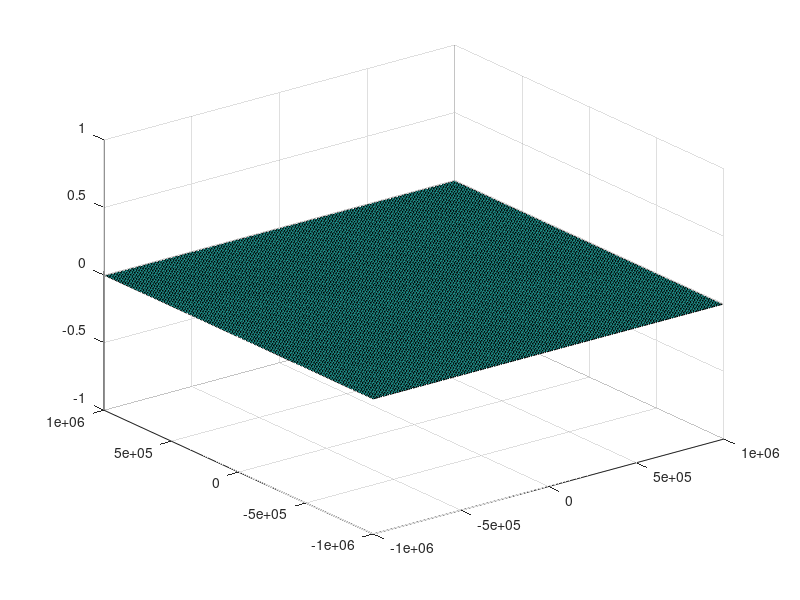

MATLAB code to generate this figure: (Note: this script raises an error after producing the figure.)
%% time stamping code
% g3 integration
% Clark Nov to Jan 2020

clear all;
tic

%hist settings
%change these as required- bin size, offset, searching time
t_max=1e6; %time in ps=1ms for searching function
d_bin=100;
bin_size=50*d_bin; %in ps
%t_offset=2.5e6 - bin_size; bunched
t_offset=0;%1.5e6 - bin_size; %antibunched
bins=round(t_max/bin_size);
%full range
histrange=linspace(-t_max,t_max,bins);
N1=zeros(1,length(histrange)-1);
N2=zeros(1,length(histrange)-1);
N3=zeros(length(histrange)-1,length(histrange)-1);
%set up plots
%full range plot
% will have to use surf or contour?
%pick a reference channel - eg C1 - and plot dx=dt(C1-C2), dy=dt(C1-C3)
h=surf(histrange(1:length(N3)),histrange(1:length(N3)),N3);


%% read in files
%get file parameters such as count rate, number of events
%enter file name here
fileName1='0518_0.9V_100k_10min_C1.bin';
fileName2='0518_0.9V_100k_10min_C2.bin';
fileName3='0518_0.9V_100k_10min_C4.bin';
%channel 1
fid1 = fopen(fileName1,'r+');
fseek(fid1,-8,'eof');%go to end of file
last1=fread(fid1,8,'uint64');
events1= ftell(fid1)/8; %total events
rate1=events1/last1; %channel rate
t1=(1/rate1); %average spacing of events in channel
tlast1=last1-t1; %the final event in channel
%channel 2
fid2=fopen(fileName2,'r+');
fseek(fid2,-8,'eof');
last2=fread(fid2,8,'uint64');
events2=ftell(fid2)/8; %total events
rate2=events2/last2; %channel rate
t2=(1/rate2); %average spacing of events in channel
tlast2=last2-t2; %the final event in channel
tdif=tlast2-tlast1; %the difference in time between final events in each channel
%channel 3
fid3 = fopen(fileName3,'r+');
fseek(fid3,-8,'eof');%go to end of file
last3=fread(fid3,8,'uint64');
events3= ftell(fid3)/8; %total events
rate3=events3/last3; %channel rate
t3=(1/rate3); %average spacing of events in channel
tlast3=last3-t3; %the final event in channel

%initialise arrays
%specify chunk length to read in to workspace from file
%5e4 recommended
chunk_factor=5e4; 
chunk1=(events1/chunk_factor);
chunk2=(events2/chunk_factor);
chunk3=(events3/chunk_factor);
precision = 'uint64';
chunk_plot=chunk_factor*1e3;
N_exp=zeros(chunk_factor,1);
co_exp=zeros(chunk_factor,1);
t_int=zeros(chunk_factor,1);


%return to beginning of file for reading chunks
fseek(fid1,0,'bof');
fseek(fid2,0,'bof');
fseek(fid3,0,'bof');

for i1=1:chunk_factor
    %read in chunks of each file
    d_array1=fread(fid1,chunk1,'uint64');
    d_array2=fread(fid2,chunk2,'uint64');% - t_offset;
    d_array3=fread(fid3,chunk3,'uint64');
    %% find correlations
    %cut down channel 1 by removing first and last t_max events
    st=min(d_array1) + t_max;
    fin=max(d_array1) - t_max;
    indices=find(d_array1>st & d_array1<fin);
    ind=length(indices);
    %initialise arrays
    dt12_array=NaN(ind,200); %preallocate dt for speed
    dt13_array=NaN(ind,200);
    dt_pair=NaN(ind*100,2);
    %dt123_array=NaN(ind,2000);
    i123=0;
    for i2=1:ind
        here=indices(i2); %find index value of this iteration
        now=d_array1(here); %find time value of this index
        hi=now + (2*t_max); %set upper bound
        lo=now - (2*t_max); %set lower bound
        %search in next channel using find
        match2 = find(d_array2<hi & d_array2>lo);
        if isempty(match2) == false
            dt12=d_array2(match2) - now;
            dt12_array(i2,1:length(dt12))=dt12;
        end
        match3 = find(d_array3<hi & d_array3>lo);
        if isempty(match3) == false
            dt13=d_array3(match3) - now;
            dt13_array(i2,1:length(dt13))=dt13;
        end
        
        row12=dt12_array(i2,:);
        row12_t=row12(~isnan(row12));
        i3=length(row12_t);
        row13=dt13_array(i2,:);
        row13_t=row13(~isnan(row13));
        i4=length(row13_t);
        row123=i3*i4;
        
        for i12=1:i3
            for i13=1:i4
                i123=i123+1;
                dt_pair(i123,1)=dt12_array(i2,i12);
                dt_pair(i123,2)=dt13_array(i2,i13);
            %dt123_array(i2,i12*i13)=dt12_array(i2,i12)-dt13_array(i2,i13);
            end
        end
    end
    
    %count data
    [n1, histrange]= histcounts(dt12_array,histrange);%create histogram of pairs file- this command is a bottleneck on program speed, non linear with 'edges' size
    N1= N1+n1;
    [n2,histrange]=histcounts(dt13_array,histrange);
    N2=N2+n2;
    
    [n3,histrange,histrange]=histcounts2(dt_pair(:,1),dt_pair(:,2));
    for i3=1:length(histrange)-1 %column iterator
        for i4=1:length(histrange)-1 %row iterator
            N3(i4,i3)=N3(i4,i3)+n3(i4,i3);
        end
    end
   
    %% update plot
    i3=mod(i1,round(chunk_plot/chunk_factor));
    if i3==0%only update plot every time chunk_plot_size has been processed- faster
        h.ZDataSource = 'n3';
        refreshdata;
        shg;
    end
    
    T2=isempty(d_array2);
    T3=isempty(d_array3);
    
    if T2 == 1 | T3 == 1
        break
    
    elseif T2 == 0 || T3 == 0
        grad2 = ftell(fid2)/max(d_array2);%gradient of fid2_file_pos at end of this chunk/channel2(time)
        new_posn_2 = 8*round(max(d_array1)*grad2/8);%each timestamp has 8 bytes so find time to nearest 8 units
        fseek(fid2,new_posn_2,'bof');%move file current position to new_posn_B
        grad3=ftell(fid3)/max(d_array3);
        new_posn_3=8*round(max(d_array2)*grad2/8);
        fseek(fid3,new_posn_3,'bof');
    end
    
   
end

% fullfileName=fullfile(fileDir,'N12.dat');
% dlmwrite(fullfileName,N1,'-append');
% fullfileName=fullfile(fileDir,'N13.dat');
% dlmwrite(fullfileName,N2,'-append');
    
fclose('all');
toc


%dtsize(i2)=length(dt1); %size of dt array
    %mini(i2)=min(abs(dt1)); %minimum dt
    %this needs to work such that t12 t13 are same size
    %rather than reinvent hist2, reinvent this calculation step
    
    %remove nans
    %dt_plt12=dt12_array(dt12_array~=0);
    %dt_plt13=dt13_array(dt13_array~=0);
    
    


    %write data to files
%     fileDir= 'C:\Users\rache\Documents\Uni\postgrad\MATLAB';
%     fullfileName=fullfile(fileDir,'dt12.dat');
%     dlmwrite(fullfileName,dt_plt12,'-append');
%     fullfileName=fullfile(fileDir,'dt13.dat');
%     dlmwrite(fullfileName,dt_plt13,'-append');


%     for i3=1:length(histrange)-1 %column iterator
%         for i4=1:length(histrange)-1 %row iterator
%             pos1=N1(i4); %N1 = C1-C2, N2 = C1-C3
%             pos2=N2(i3); %row needs to be C1-C2, column C1-C3
%             if pos1~=0 && pos2~=0
%                 N3(i4,i3)=N1(i4)+N2(i3);
%             end
%         end
%     end
